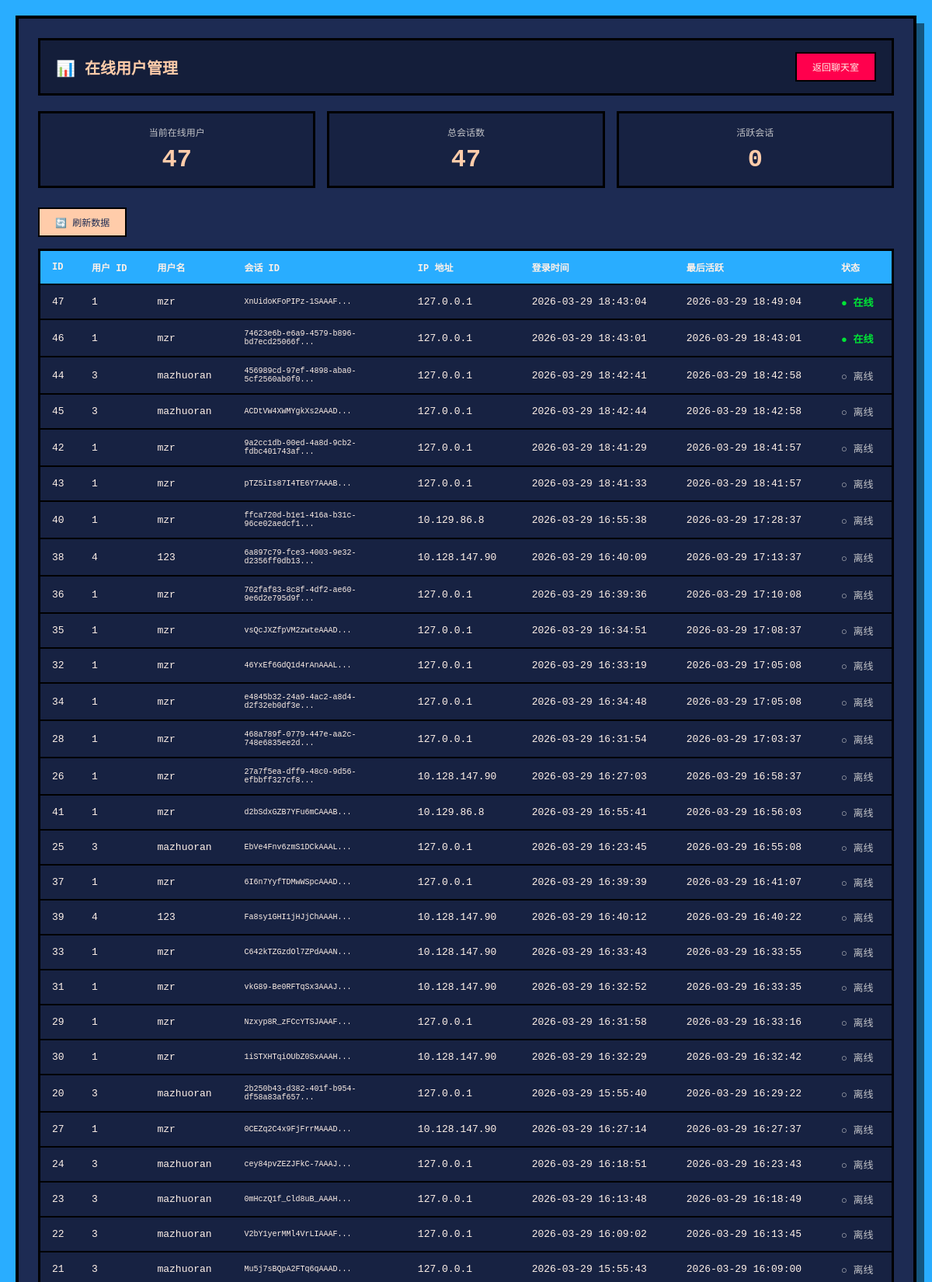
The page /admin (upper part) on the database its author committed.
### app.py (models this page shows)
class OnlineUser(db.Model):
    __tablename__ = 'online_users'
    id = db.Column(db.Integer, primary_key=True)
    user_id = db.Column(db.Integer, nullable=False, index=True)
    session_id = db.Column(db.String(256), unique=True, nullable=False, index=True)
    username = db.Column(db.String(80), nullable=False)
    login_time = db.Column(db.DateTime, default=datetime.now)
    last_active = db.Column(db.DateTime, default=datetime.now, onupdate=datetime.now)
    ip_address = db.Column(db.String(45))
    user_agent = db.Column(db.String(500))
    is_active = db.Column(db.Boolean, default=True)

### app.py (the view)
@app.route('/admin')
def admin():
    all_users = OnlineUser.query.order_by(OnlineUser.last_active.desc()).limit(100).all()
    from datetime import timedelta
    threshold = datetime.now() - timedelta(minutes=5)
    active_sessions = OnlineUser.query.filter(
        OnlineUser.is_active == True,
        OnlineUser.last_active >= threshold
    ).count()
    total_sessions = len(all_users)
    return render_template('admin.html',
                         online_users=all_users,
                         total_sessions=total_sessions,
                         active_sessions=active_sessions)

### templates/admin.html (shortened to what this page needs)
<!DOCTYPE html>
<html lang="zh-CN">
<head>
    <link rel="stylesheet" href="/static/style.css">
</head>
<body>
    <div class="container">
        <div class="pixel-panel">
            <nav class="navbar">
                <h1>📊 在线用户管理</h1>
                <a href="/" class="back-btn">返回聊天室</a>
            </nav>
            <div class="stats-grid">
                <div class="stat-card">
                    <div class="label">当前在线用户</div>
                    <div class="value" id="online-count">{{ online_users|length }}</div>
                </div>
                <div class="stat-card">
                    <div class="label">总会话数</div>
                    <div class="value" id="total-sessions">{{ total_sessions }}</div>
                </div>
                <div class="stat-card">
                    <div class="label">活跃会话</div>
                    <div class="value" id="active-sessions">{{ active_sessions }}</div>
                </div>
            </div>
            <button class="refresh-btn" onclick="refreshData()">🔄 刷新数据</button>
            <div class="table-wrapper">
                <table>
                    <thead>
                        <tr>
                            <th>ID</th>
                            <th>用户 ID</th>
                            <th>用户名</th>
                            <th>会话 ID</th>
                            <th>IP 地址</th>
                            <th>登录时间</th>
                            <th>最后活跃</th>
                            <th>状态</th>
                        </tr>
                    </thead>
                    <tbody id="users-table">
                        {% for user in online_users %}
                        <tr>
                            <td>{{ user.id }}</td>
                            <td>{{ user.user_id }}</td>
                            <td>{{ user.username }}</td>
                            <td style="font-size: 10px; max-width: 200px; overflow: hidden; text-overflow: ellipsis;">{{ user.session_id[:50] }}...</td>
                            <td>{{ user.ip_address or 'N/A' }}</td>
                            <td>{{ user.login_time.strftime('%Y-%m-%d %H:%M:%S') if user.login_time else 'N/A' }}</td>
                            <td>{{ user.last_active.strftime('%Y-%m-%d %H:%M:%S') if user.last_active else 'N/A' }}</td>
                            <td>
                                {% if user.is_active %}
                                    <span class="status-active">● 在线</span>
                                {% else %}
                                    <span class="status-inactive">○ 离线</span>
                                {% endif %}
                            </td>
                        </tr>
                        {% else %}
                        <tr>
                            <td colspan="8" class="empty-state">暂无在线用户</td>
                        </tr>
                        {% endfor %}
                    </tbody>
                </table>
            </div>
        </div>
    </div>
</body>
</html>

### static/style.css (style rules this page uses)
:root { --pixel-bg-main: #29adff; --pixel-bg-panel: #1d2b53; --pixel-text-primary: #fff1e8; --pixel-text-secondary: #c2c3c7; --pixel-border: #000000; --pixel-shadow: rgba(0, 0, 0, 0.5); --pixel-acc-primary: #ffccaa; --pixel-acc-secondary: #ff004d; --pixel-btn-bg: #00e436; --pixel-btn-text: #1d2b53; --pixel-success: #00e436; --pixel-warning: #ffa300; }

### templates/admin.html (style rules this page uses)
:root { --pixel-bg-main: #29adff; --pixel-bg-panel: #1d2b53; --pixel-text-primary: #fff1e8; --pixel-text-secondary: #c2c3c7; --pixel-border: #000000; --pixel-shadow: rgba(0, 0, 0, 0.5); --pixel-acc-primary: #ffccaa; --pixel-acc-secondary: #ff004d; }
* { margin: 0; padding: 0; box-sizing: border-box; }
body { font-family: 'Courier New', Courier, monospace; background-color: var(--pixel-bg-main); min-height: 100vh; padding: 20px; }
.container { max-width: 1200px; margin: 0 auto; }
.pixel-panel { background-color: var(--pixel-bg-panel); color: var(--pixel-text-primary); border: 4px solid var(--pixel-border); box-shadow: 10px 10px 0px var(--pixel-shadow); padding: 25px; }
.navbar { display: flex; justify-content: space-between; align-items: center; padding: 15px 20px; background: rgba(0, 0, 0, 0.3); border: 3px solid var(--pixel-border); margin-bottom: 20px; }
.navbar h1 { font-size: 20px; color: var(--pixel-acc-primary); text-transform: uppercase; }
.back-btn { background-color: var(--pixel-acc-secondary); color: var(--pixel-text-primary); border: 2px solid var(--pixel-border); padding: 8px 20px; font-size: 12px; text-decoration: none; text-transform: uppercase; cursor: pointer; font-family: inherit; display: inline-block; }
.stats-grid { display: grid; grid-template-columns: repeat(auto-fit, minmax(200px, 1fr)); gap: 15px; margin-bottom: 25px; }
.stat-card { background: rgba(0, 0, 0, 0.2); border: 3px solid var(--pixel-border); padding: 15px; text-align: center; }
.stat-card .label { font-size: 12px; color: var(--pixel-text-secondary); margin-bottom: 8px; text-transform: uppercase; }
.stat-card .value { font-size: 32px; color: var(--pixel-acc-primary); font-weight: bold; }
.table-wrapper { background: rgba(0, 0, 0, 0.2); border: 3px solid var(--pixel-border); overflow-x: auto; }
table { width: 100%; border-collapse: collapse; }
th, td { padding: 12px 15px; text-align: left; border-bottom: 2px solid var(--pixel-border); }
th { background: var(--pixel-bg-main); color: var(--pixel-text-primary); font-size: 12px; text-transform: uppercase; }
td { font-size: 13px; }
.status-active { color: #00e436; font-weight: bold; }
.status-inactive { color: var(--pixel-text-secondary); }
.refresh-btn { background-color: var(--pixel-acc-primary); color: var(--pixel-bg-panel); border: 2px solid var(--pixel-border); padding: 8px 20px; font-size: 12px; text-transform: uppercase; cursor: pointer; font-family: inherit; margin-bottom: 15px; }

### rows shown on the page
OnlineUser: id "47", user_id "1", username "mzr", session "XnUidoKFoPIPz-1SAAAF", ip_address "127.0.0.1", login_time "2026-03-29 18:43:04", last_active "2026-03-29 18:49:04", is_active "● 在线"
OnlineUser: id "46", user_id "1", username "mzr", session "74623e6b-e6a9-4579-b896-bd7ecd25066f", ip_address "127.0.0.1", login_time "2026-03-29 18:43:01", last_active "2026-03-29 18:43:01", is_active "● 在线"
OnlineUser: id "44", user_id "3", username "mazhuoran", session "456989cd-97ef-4898-aba0-5cf2560ab0f0", ip_address "127.0.0.1", login_time "2026-03-29 18:42:41", last_active "2026-03-29 18:42:58", is_active "○ 离线"
OnlineUser: id "45", user_id "3", username "mazhuoran", session "ACDtVW4XWMYgkXs2AAAD", ip_address "127.0.0.1", login_time "2026-03-29 18:42:44", last_active "2026-03-29 18:42:58", is_active "○ 离线"
OnlineUser: id "42", user_id "1", username "mzr", session "9a2cc1db-00ed-4a8d-9cb2-fdbc401743af", ip_address "127.0.0.1", login_time "2026-03-29 18:41:29", last_active "2026-03-29 18:41:57", is_active "○ 离线"
OnlineUser: id "43", user_id "1", username "mzr", session "pTZ5iIs87I4TE6Y7AAAB", ip_address "127.0.0.1", login_time "2026-03-29 18:41:33", last_active "2026-03-29 18:41:57", is_active "○ 离线"
OnlineUser: id "40", user_id "1", username "mzr", session "ffca720d-b1e1-416a-b31c-96ce02aedcf1", ip_address "10.129.86.8", login_time "2026-03-29 16:55:38", last_active "2026-03-29 17:28:37", is_active "○ 离线"
OnlineUser: id "38", user_id "4", username "123", session "6a897c79-fce3-4003-9e32-d2356ff0db13", ip_address "10.128.147.90", login_time "2026-03-29 16:40:09", last_active "2026-03-29 17:13:37", is_active "○ 离线"
OnlineUser: id "36", user_id "1", username "mzr", session "702faf83-8c8f-4df2-ae60-9e6d2e795d9f", ip_address "127.0.0.1", login_time "2026-03-29 16:39:36", last_active "2026-03-29 17:10:08", is_active "○ 离线"
OnlineUser: id "35", user_id "1", username "mzr", session "vsQcJXZfpVM2zwteAAAD", ip_address "127.0.0.1", login_time "2026-03-29 16:34:51", last_active "2026-03-29 17:08:37", is_active "○ 离线"
OnlineUser: id "32", user_id "1", username "mzr", session "46YxEf6GdQ1d4rAnAAAL", ip_address "127.0.0.1", login_time "2026-03-29 16:33:19", last_active "2026-03-29 17:05:08", is_active "○ 离线"
OnlineUser: id "34", user_id "1", username "mzr", session "e4845b32-24a9-4ac2-a8d4-d2f32eb0df3e", ip_address "127.0.0.1", login_time "2026-03-29 16:34:48", last_active "2026-03-29 17:05:08", is_active "○ 离线"
OnlineUser: id "28", user_id "1", username "mzr", session "468a789f-0779-447e-aa2c-748e6835ee2d", ip_address "127.0.0.1", login_time "2026-03-29 16:31:54", last_active "2026-03-29 17:03:37", is_active "○ 离线"
OnlineUser: id "26", user_id "1", username "mzr", session "27a7f5ea-dff9-48c0-9d56-efbbff327cf8", ip_address "10.128.147.90", login_time "2026-03-29 16:27:03", last_active "2026-03-29 16:58:37", is_active "○ 离线"
OnlineUser: id "41", user_id "1", username "mzr", session "d2bSdxGZB7YFu6mCAAAB", ip_address "10.129.86.8", login_time "2026-03-29 16:55:41", last_active "2026-03-29 16:56:03", is_active "○ 离线"
OnlineUser: id "25", user_id "3", username "mazhuoran", session "EbVe4Fnv6zmS1DCkAAAL", ip_address "127.0.0.1", login_time "2026-03-29 16:23:45", last_active "2026-03-29 16:55:08", is_active "○ 离线"
OnlineUser: id "37", user_id "1", username "mzr", session "6I6n7YyfTDMwWSpcAAAD", ip_address "127.0.0.1", login_time "2026-03-29 16:39:39", last_active "2026-03-29 16:41:07", is_active "○ 离线"
OnlineUser: id "39", user_id "4", username "123", session "Fa8sy1GHI1jHJjChAAAH", ip_address "10.128.147.90", login_time "2026-03-29 16:40:12", last_active "2026-03-29 16:40:22", is_active "○ 离线"
OnlineUser: id "33", user_id "1", username "mzr", session "C642kTZGzdOl7ZPdAAAN", ip_address "10.128.147.90", login_time "2026-03-29 16:33:43", last_active "2026-03-29 16:33:55", is_active "○ 离线"
OnlineUser: id "31", user_id "1", username "mzr", session "vkG89-Be0RFTqSx3AAAJ", ip_address "10.128.147.90", login_time "2026-03-29 16:32:52", last_active "2026-03-29 16:33:35", is_active "○ 离线"
OnlineUser: id "29", user_id "1", username "mzr", session "Nzxyp8R_zFCcYTSJAAAF", ip_address "127.0.0.1", login_time "2026-03-29 16:31:58", last_active "2026-03-29 16:33:16", is_active "○ 离线"
OnlineUser: id "30", user_id "1", username "mzr", session "1iSTXHTqiOUbZ0SxAAAH", ip_address "10.128.147.90", login_time "2026-03-29 16:32:29", last_active "2026-03-29 16:32:42", is_active "○ 离线"
OnlineUser: id "20", user_id "3", username "mazhuoran", session "2b250b43-d382-401f-b954-df58a83af657", ip_address "127.0.0.1", login_time "2026-03-29 15:55:40", last_active "2026-03-29 16:29:22", is_active "○ 离线"
OnlineUser: id "27", user_id "1", username "mzr", session "0CEZq2C4x9FjFrrMAAAD", ip_address "10.128.147.90", login_time "2026-03-29 16:27:14", last_active "2026-03-29 16:27:37", is_active "○ 离线"
OnlineUser: id "24", user_id "3", username "mazhuoran", session "cey84pvZEZJFkC-7AAAJ", ip_address "127.0.0.1", login_time "2026-03-29 16:18:51", last_active "2026-03-29 16:23:43", is_active "○ 离线"
OnlineUser: id "23", user_id "3", username "mazhuoran", session "0mHczQ1f_Cld8uB_AAAH", ip_address "127.0.0.1", login_time "2026-03-29 16:13:48", last_active "2026-03-29 16:18:49", is_active "○ 离线"
OnlineUser: id "22", user_id "3", username "mazhuoran", session "V2bY1yerMMl4VrLIAAAF", ip_address "127.0.0.1", login_time "2026-03-29 16:09:02", last_active "2026-03-29 16:13:45", is_active "○ 离线"
OnlineUser: id "21", user_id "3", username "mazhuoran", session "Mu5j7sBQpA2FTq6qAAAD", ip_address "127.0.0.1", login_time "2026-03-29 15:55:43", last_active "2026-03-29 16:09:00", is_active "○ 离线"

### other values the page prints
{{ online_users|length }} "47"
{{ total_sessions }} "47"
{{ active_sessions }} "0"
